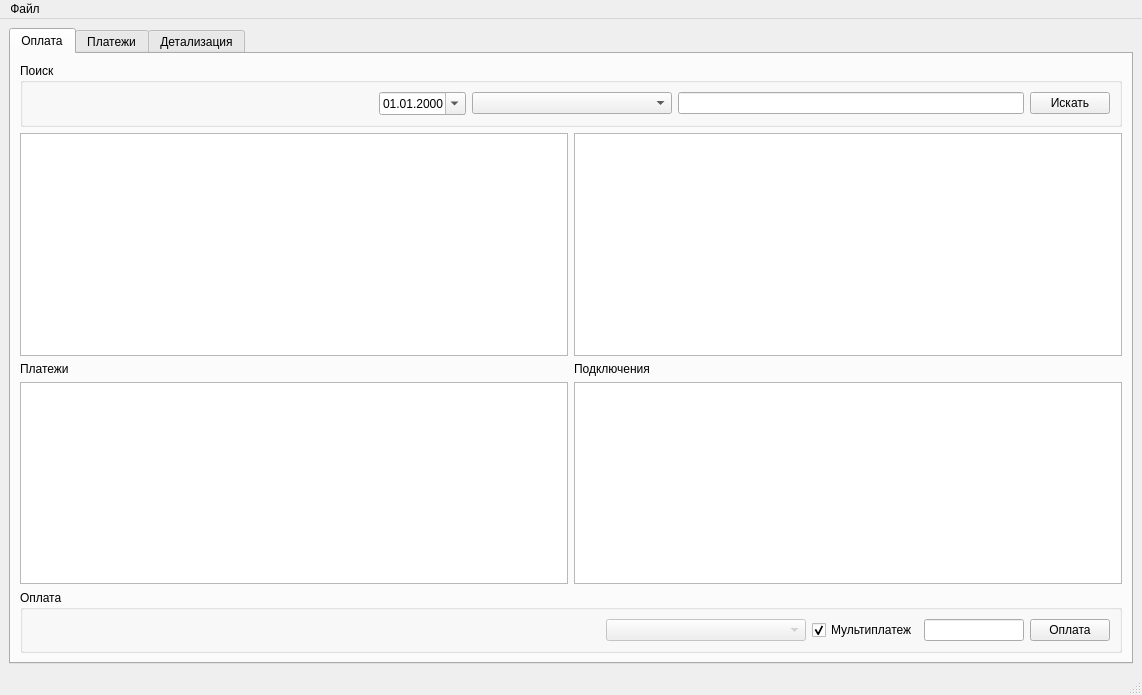
<?xml version="1.0" encoding="UTF-8"?>
<ui version="4.0">
 <class>MainWindow</class>
 <widget class="QMainWindow" name="MainWindow">
  <property name="geometry">
   <rect>
    <x>0</x>
    <y>0</y>
    <width>1142</width>
    <height>695</height>
   </rect>
  </property>
  <property name="windowTitle">
   <string>Касса</string>
  </property>
  <property name="windowIcon">
   <iconset>
    <normaloff>:/voicecall.png</normaloff>:/voicecall.png</iconset>
  </property>
  <widget class="QWidget" name="centralwidget">
   <layout class="QVBoxLayout" name="verticalLayout_3">
    <item>
     <widget class="QTabWidget" name="tabWidget">
      <property name="minimumSize">
       <size>
        <width>0</width>
        <height>64</height>
       </size>
      </property>
      <property name="currentIndex">
       <number>0</number>
      </property>
      <widget class="QWidget" name="tab">
       <attribute name="title">
        <string>Оплата</string>
       </attribute>
       <layout class="QGridLayout" name="gridLayout_4">
        <item row="0" column="0">
         <widget class="QGroupBox" name="groupBox">
          <property name="enabled">
           <bool>true</bool>
          </property>
          <property name="title">
           <string>Поиск</string>
          </property>
          <layout class="QGridLayout" name="gridLayout_2">
           <item row="0" column="3">
            <widget class="QLineEdit" name="edtSearch"/>
           </item>
           <item row="0" column="0">
            <spacer name="horizontalSpacer_2">
             <property name="orientation">
              <enum>Qt::Horizontal</enum>
             </property>
             <property name="sizeHint" stdset="0">
              <size>
               <width>40</width>
               <height>20</height>
              </size>
             </property>
            </spacer>
           </item>
           <item row="0" column="4">
            <widget class="QPushButton" name="btnSearch">
             <property name="text">
              <string>Искать</string>
             </property>
            </widget>
           </item>
           <item row="0" column="2">
            <widget class="QComboBox" name="cmbSearchSelect">
             <property name="minimumSize">
              <size>
               <width>200</width>
               <height>0</height>
              </size>
             </property>
            </widget>
           </item>
           <item row="0" column="1">
            <widget class="QDateEdit" name="edtRemPeriod">
             <property name="displayFormat">
              <string>dd.MM.yyyy</string>
             </property>
             <property name="calendarPopup">
              <bool>true</bool>
             </property>
            </widget>
           </item>
          </layout>
         </widget>
        </item>
        <item row="1" column="0">
         <layout class="QHBoxLayout" name="horizontalLayout_2">
          <item>
           <widget class="QTableView" name="viewAccounts"/>
          </item>
          <item>
           <widget class="QTableView" name="viewRemainders"/>
          </item>
         </layout>
        </item>
        <item row="2" column="0">
         <layout class="QGridLayout" name="gridLayout_3">
          <item row="0" column="2">
           <widget class="QLabel" name="label_5">
            <property name="text">
             <string>Подключения</string>
            </property>
           </widget>
          </item>
          <item row="1" column="2">
           <widget class="QTableView" name="viewConnections"/>
          </item>
          <item row="1" column="0">
           <widget class="QTableView" name="viewAccountPayments"/>
          </item>
          <item row="0" column="0">
           <widget class="QLabel" name="label_4">
            <property name="text">
             <string>Платежи</string>
            </property>
           </widget>
          </item>
         </layout>
        </item>
        <item row="3" column="0">
         <widget class="QGroupBox" name="groupBox_2">
          <property name="title">
           <string>Оплата</string>
          </property>
          <layout class="QHBoxLayout" name="horizontalLayout">
           <item>
            <spacer name="horizontalSpacer">
             <property name="orientation">
              <enum>Qt::Horizontal</enum>
             </property>
             <property name="sizeHint" stdset="0">
              <size>
               <width>40</width>
               <height>20</height>
              </size>
             </property>
            </spacer>
           </item>
           <item>
            <widget class="QComboBox" name="cmbOperator">
             <property name="enabled">
              <bool>false</bool>
             </property>
             <property name="minimumSize">
              <size>
               <width>200</width>
               <height>0</height>
              </size>
             </property>
            </widget>
           </item>
           <item>
            <widget class="QCheckBox" name="chkMulti">
             <property name="text">
              <string>Мультиплатеж</string>
             </property>
             <property name="checked">
              <bool>true</bool>
             </property>
            </widget>
           </item>
           <item>
            <widget class="QLineEdit" name="edtSumma">
             <property name="minimumSize">
              <size>
               <width>100</width>
               <height>0</height>
              </size>
             </property>
             <property name="maximumSize">
              <size>
               <width>100</width>
               <height>16777215</height>
              </size>
             </property>
             <property name="maxLength">
              <number>100</number>
             </property>
            </widget>
           </item>
           <item>
            <widget class="QPushButton" name="btnPay">
             <property name="text">
              <string>Оплата</string>
             </property>
             <property name="checkable">
              <bool>false</bool>
             </property>
             <property name="checked">
              <bool>false</bool>
             </property>
             <property name="autoRepeat">
              <bool>false</bool>
             </property>
            </widget>
           </item>
          </layout>
         </widget>
        </item>
       </layout>
      </widget>
      <widget class="QWidget" name="tab_2">
       <attribute name="title">
        <string>Платежи</string>
       </attribute>
       <layout class="QGridLayout" name="gridLayout">
        <item row="0" column="0">
         <layout class="QVBoxLayout" name="verticalLayout">
          <item>
           <widget class="QGroupBox" name="groupBox_3">
            <property name="minimumSize">
             <size>
              <width>0</width>
              <height>64</height>
             </size>
            </property>
            <property name="title">
             <string>Фильтры платежей</string>
            </property>
            <layout class="QGridLayout" name="gridLayout_5">
             <item row="0" column="7">
              <widget class="QLabel" name="label_2">
               <property name="text">
                <string>Тип договора</string>
               </property>
              </widget>
             </item>
             <item row="1" column="7">
              <widget class="QComboBox" name="cmbDogType"/>
             </item>
             <item row="1" column="3">
              <widget class="QComboBox" name="cmbPayOperator"/>
             </item>
             <item row="0" column="6">
              <widget class="QLabel" name="label_3">
               <property name="text">
                <string>Класс услуг</string>
               </property>
              </widget>
             </item>
             <item row="1" column="0">
              <spacer name="horizontalSpacer_3">
               <property name="orientation">
                <enum>Qt::Horizontal</enum>
               </property>
               <property name="sizeHint" stdset="0">
                <size>
                 <width>40</width>
                 <height>20</height>
                </size>
               </property>
              </spacer>
             </item>
             <item row="0" column="3">
              <widget class="QLabel" name="label_8">
               <property name="text">
                <string>Оператор</string>
               </property>
              </widget>
             </item>
             <item row="0" column="5">
              <widget class="QLabel" name="label_7">
               <property name="text">
                <string>Вид договора</string>
               </property>
              </widget>
             </item>
             <item row="0" column="8">
              <widget class="QLabel" name="label">
               <property name="text">
                <string>Дата</string>
               </property>
              </widget>
             </item>
             <item row="1" column="2">
              <widget class="QComboBox" name="cmbSection"/>
             </item>
             <item row="1" column="6">
              <widget class="QComboBox" name="cmbPayClass">
               <property name="minimumSize">
                <size>
                 <width>150</width>
                 <height>0</height>
                </size>
               </property>
              </widget>
             </item>
             <item row="0" column="2">
              <widget class="QLabel" name="label_9">
               <property name="text">
                <string>Секция</string>
               </property>
              </widget>
             </item>
             <item row="0" column="4">
              <widget class="QLabel" name="label_6">
               <property name="text">
                <string>Номер договора</string>
               </property>
              </widget>
             </item>
             <item row="1" column="8">
              <widget class="QDateEdit" name="edtPaymentsDate">
               <property name="maximumSize">
                <size>
                 <width>104</width>
                 <height>16777215</height>
                </size>
               </property>
               <property name="displayFormat">
                <string>dd.MM.yyyy</string>
               </property>
               <property name="calendarPopup">
                <bool>true</bool>
               </property>
              </widget>
             </item>
             <item row="1" column="5">
              <widget class="QComboBox" name="cmbVdog">
               <property name="minimumSize">
                <size>
                 <width>150</width>
                 <height>0</height>
                </size>
               </property>
              </widget>
             </item>
             <item row="1" column="4">
              <widget class="QComboBox" name="cmbDognum">
               <property name="minimumSize">
                <size>
                 <width>150</width>
                 <height>0</height>
                </size>
               </property>
              </widget>
             </item>
             <item row="1" column="1">
              <widget class="QPushButton" name="btnSavePayments">
               <property name="text">
                <string>Сохранить</string>
               </property>
              </widget>
             </item>
             <item row="1" column="9">
              <widget class="QPushButton" name="btnPaymentsWInfoRefresh">
               <property name="text">
                <string>Обновить</string>
               </property>
              </widget>
             </item>
            </layout>
           </widget>
          </item>
          <item>
           <widget class="QTableView" name="viewPayments"/>
          </item>
         </layout>
        </item>
       </layout>
      </widget>
      <widget class="QWidget" name="tab_3">
       <attribute name="title">
        <string>Детализация</string>
       </attribute>
       <layout class="QGridLayout" name="gridLayout_6">
        <item row="1" column="0">
         <widget class="QTableView" name="viewDetails"/>
        </item>
        <item row="0" column="0">
         <layout class="QVBoxLayout" name="verticalLayout_4">
          <item>
           <widget class="QGroupBox" name="groupBox_4">
            <property name="minimumSize">
             <size>
              <width>0</width>
              <height>64</height>
             </size>
            </property>
            <property name="title">
             <string>Фильтр детализации</string>
            </property>
            <layout class="QGridLayout" name="gridLayout_7">
             <item row="1" column="2">
              <widget class="QComboBox" name="cmbDetailClass">
               <property name="minimumSize">
                <size>
                 <width>200</width>
                 <height>0</height>
                </size>
               </property>
              </widget>
             </item>
             <item row="1" column="4">
              <widget class="QDateTimeEdit" name="edtDetailPeriodTo">
               <property name="minimumSize">
                <size>
                 <width>128</width>
                 <height>0</height>
                </size>
               </property>
               <property name="displayFormat">
                <string>dd.MM.yy HH:mm:ss</string>
               </property>
               <property name="calendarPopup">
                <bool>true</bool>
               </property>
              </widget>
             </item>
             <item row="1" column="5">
              <widget class="QPushButton" name="btnDetailsRefresh">
               <property name="text">
                <string>Обновить</string>
               </property>
              </widget>
             </item>
             <item row="0" column="4">
              <widget class="QLabel" name="label_13">
               <property name="text">
                <string>Дата по</string>
               </property>
              </widget>
             </item>
             <item row="0" column="3">
              <widget class="QLabel" name="label_12">
               <property name="text">
                <string>Дата с</string>
               </property>
              </widget>
             </item>
             <item row="1" column="1">
              <widget class="QPushButton" name="btnSaveDetails">
               <property name="text">
                <string>Сохранить</string>
               </property>
              </widget>
             </item>
             <item row="1" column="3">
              <widget class="QDateTimeEdit" name="edtDetailPeriodFrom">
               <property name="minimumSize">
                <size>
                 <width>128</width>
                 <height>0</height>
                </size>
               </property>
               <property name="mouseTracking">
                <bool>false</bool>
               </property>
               <property name="displayFormat">
                <string>dd.MM.yy HH:mm:ss</string>
               </property>
               <property name="calendarPopup">
                <bool>true</bool>
               </property>
              </widget>
             </item>
             <item row="0" column="2">
              <widget class="QLabel" name="label_11">
               <property name="text">
                <string>Класс услуг</string>
               </property>
              </widget>
             </item>
             <item row="1" column="0">
              <spacer name="horizontalSpacer_4">
               <property name="orientation">
                <enum>Qt::Horizontal</enum>
               </property>
               <property name="sizeHint" stdset="0">
                <size>
                 <width>40</width>
                 <height>20</height>
                </size>
               </property>
              </spacer>
             </item>
            </layout>
           </widget>
          </item>
         </layout>
        </item>
       </layout>
      </widget>
     </widget>
    </item>
   </layout>
  </widget>
  <widget class="QMenuBar" name="menubar">
   <property name="geometry">
    <rect>
     <x>0</x>
     <y>0</y>
     <width>1142</width>
     <height>18</height>
    </rect>
   </property>
   <widget class="QMenu" name="menu">
    <property name="title">
     <string>Файл</string>
    </property>
    <widget class="QMenu" name="menu_directories">
     <property name="title">
      <string>Справочники</string>
     </property>
    </widget>
    <addaction name="actionSettings"/>
    <addaction name="menu_directories"/>
    <addaction name="separator"/>
    <addaction name="actionLogin"/>
    <addaction name="separator"/>
    <addaction name="actionExit"/>
   </widget>
   <addaction name="menu"/>
  </widget>
  <widget class="QStatusBar" name="statusbar"/>
  <action name="actionSettings">
   <property name="text">
    <string>Настройки</string>
   </property>
  </action>
  <action name="actionLogin">
   <property name="text">
    <string>Авторизация</string>
   </property>
  </action>
  <action name="actionExit">
   <property name="text">
    <string>Выход</string>
   </property>
  </action>
 </widget>
 <tabstops>
  <tabstop>edtSearch</tabstop>
  <tabstop>btnSearch</tabstop>
  <tabstop>edtSumma</tabstop>
  <tabstop>btnPay</tabstop>
  <tabstop>chkMulti</tabstop>
  <tabstop>cmbOperator</tabstop>
 </tabstops>
 <resources/>
 <connections/>
</ui>
